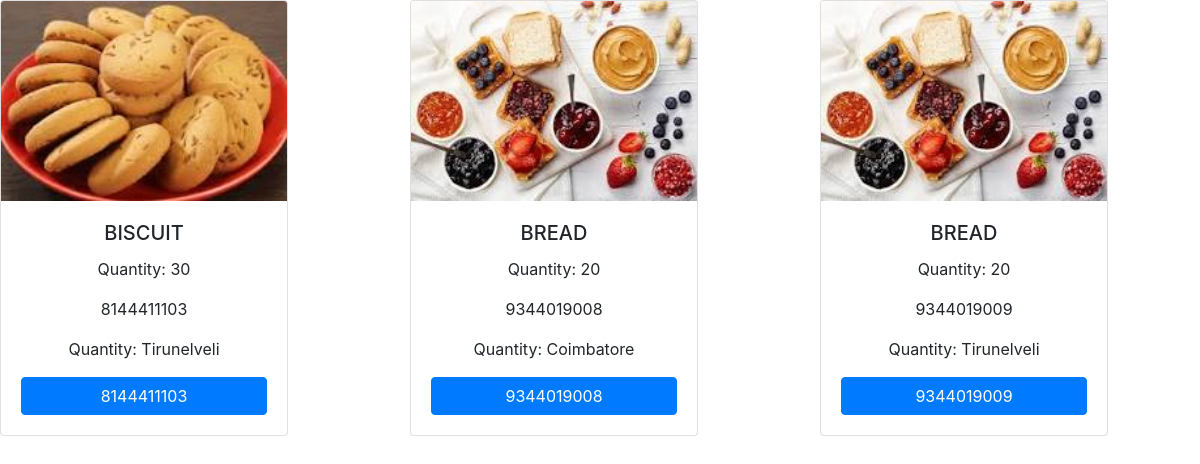
Screenshot of /buycategory/packedfood/ with the database file from the repository.
### food/models.py (models this page shows)
class FoodSharing(models.Model):
    fname=models.CharField(max_length=100)
    foodname=models.CharField(max_length=100)
    mobile=models.CharField(max_length=100)
    location=models.CharField(max_length=100)
    quantity=models.CharField(max_length=100)
    foodtype=models.CharField(max_length=20,blank=True,null=True)

### food/views.py (the view)
# urls.py: path('buycategory/packedfood/', views.packedfood,name='packedfood'),
def packedfood(request):
    food_details=FoodSharing.objects.all().filter(foodtype='packed')
    return render(request,'packedfood.html',{'fooddetails':food_details})

### food/templates/packedfood.html (shortened to what this page needs)
<!DOCTYPE html>
<html lang="en">
    {% load static %}
<head>
    <link rel="stylesheet" href="https://cdn.jsdelivr.net/npm/bootstrap@4.6.2/dist/css/bootstrap.min.css">
</head>
<body>
    <div class="row">
        {% for i in fooddetails %}
            <div class="col-lg-4 col-md-4 col-sm4-12 col-xs-12">
                <div class="card" style="width: 18rem;">
                    {% if i.foodname == 'Bread' %}
                        <img class="card-img-top" src="{% static 'images/bread.jpeg' %}" alt="Card image cap" height="200">
                    {% elif i.foodname == 'Biscuit' %}
                        <img class="card-img-top" src="{% static 'images/biscuit.jpeg' %}" alt="Card image cap" height="200">
                    {% elif i.foodname == 'Milk' %}
                        <img class="card-img-top" src="{% static 'images/milk.jpeg' %}" alt="Card image cap" height="200">
                    {% else %}
                        <img class="card-img-top" src="{% static 'images/packed.jpeg' %}" alt="Card image cap" height="200">
                    {% endif %}
                    <div class="card-body">
                      <h5 class="card-title text-center text-uppercase">{{i.foodname}}</h5>
                      <p class="card-text text-center">Quantity: {{i.quantity}}</p>
                      <p class="card-text text-center" id="mobile">{{i.mobile}}</p>
                      <p class="card-text text-center">Quantity: {{i.location}}</p>
                      <a href="tel:{{i.mobile}}" class="btn btn-primary btn-block">{{i.mobile}}</a>
                    </div>
                  </div>
            </div>
        {% endfor %}
      </div>
</body>
</html>

### rows the page displays
FoodSharing: foodname "BISCUIT", quantity "30", mobile "8144411103", location "Tirunelveli"
FoodSharing: foodname "BREAD", quantity "20", mobile "9344019008", location "Coimbatore"
FoodSharing: foodname "BREAD", quantity "20", mobile "9344019009", location "Tirunelveli"
